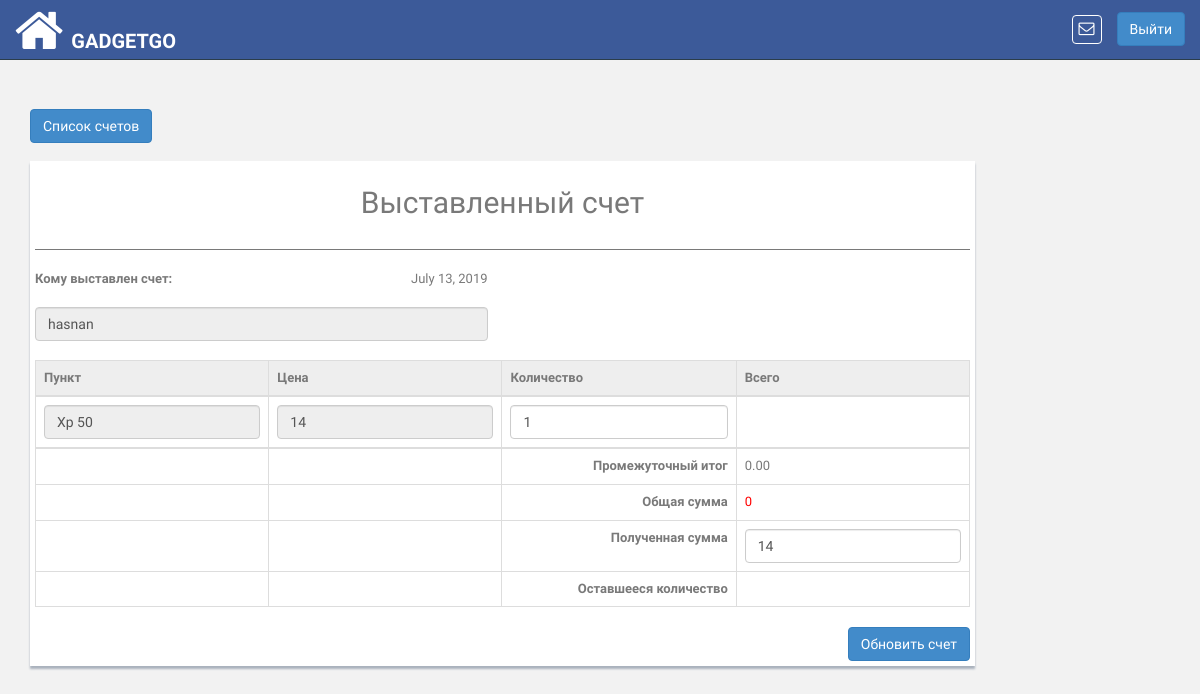
Page /sales/update/51/api/ (signed in) on the committed database.
### pis_sales/models.py (models this page shows, shortened)
class SalesHistory(DatedModel):
    retailer = models.ForeignKey(
        'pis_retailer.Retailer', related_name='retailer_sales',on_delete=models.CASCADE
    )
    receipt_no = models.CharField(
        max_length=20, unique=True, blank=True, null=True
    )
    customer = models.ForeignKey(
        'pis_com.Customer',
        related_name='customer_sales',
        blank=True, null=True,on_delete=models.CASCADE
    )
    product_details = models.TextField(
        max_length=512, blank=True, null=True,
        help_text='Quantity and Product name would save in JSON format')
    purchased_items = models.ManyToManyField(
        'pis_product.PurchasedProduct',
        max_length=100, blank=True
    )
    extra_items = models.ManyToManyField(
        'pis_product.ExtraItems',
        max_length=200, blank=True,
    )
    total_quantity = models.CharField(
        max_length=10, blank=True, null=True, default=1)
    sub_total = models.DecimalField(
        max_digits=65, decimal_places=2, default=0, blank=True, null=True
    )
    paid_amount = models.DecimalField(
        max_digits=65, decimal_places=2, default=0, blank=True, null=True
    )
    remaining_payment = models.DecimalField(
        max_digits=65, decimal_places=2, default=0, blank=True, null=True
    )
    discount = models.DecimalField(
        max_digits=65, decimal_places=2, default=0, blank=True, null=True
    )
    shipping = models.DecimalField(
        max_digits=65, decimal_places=2, default=0, blank=True, null=True
    )
    grand_total = models.DecimalField(
        max_digits=65, decimal_places=2, default=0, blank=True, null=True
    )
    cash_payment = models.DecimalField(
        max_digits=65, decimal_places=2, default=0, blank=True, null=True
    )
    returned_payment = models.DecimalField(
        max_digits=65, decimal_places=2, default=0, blank=True, null=True
    )

### pis_com/models.py (models this page shows, shortened)
class Customer(models.Model):
    retailer = models.ForeignKey(
        'pis_retailer.Retailer',
        related_name='retailer_customer',
        on_delete=models.CASCADE
    )
    customer_name = models.CharField(max_length=200)
    customer_phone = models.CharField(max_length=20, blank=True, null=True)
    customer_type=models.CharField(max_length=200, default='customer', blank=True, null=True)
    address = models.TextField(max_length=500, blank=True,null=True)
    shop = models.CharField(max_length=200, blank=True, null=True)

### pis_product/models.py (models this page shows, shortened)
class PurchasedProduct(DatedModel):
    product = models.ForeignKey(
        Product, related_name='purchased_product',on_delete=models.CASCADE
    )
    invoice = models.ForeignKey(
        'pis_sales.SalesHistory', related_name='purchased_invoice',
        blank=True, null=True,on_delete=models.CASCADE
    )
    quantity = models.DecimalField(
        max_digits=65, decimal_places=2, default=1, blank=True, null=True
    )
    price = models.DecimalField(
        max_digits=65, decimal_places=2, default=0, blank=True, null=True
    )
    discount_percentage = models.DecimalField(
        max_digits=65, decimal_places=2, default=0, blank=True, null=True
    )
    purchase_amount = models.DecimalField(
        max_digits=65, decimal_places=2, default=0, blank=True, null=True
    )

class Product(models.Model):
    UNIT_TYPE_KG = 'Kilogram'
    UNIT_TYPE_GRAM = 'Gram'
    UNIT_TYPE_LITRE = 'Litre'
    UNIT_TYPE_QUANTITY = 'Quantity'
    UNIT_TYPES = (
        (UNIT_TYPE_KG, 'Kilogram'),
        (UNIT_TYPE_GRAM, 'Gram'),
        (UNIT_TYPE_LITRE, 'Litre'),
        (UNIT_TYPE_QUANTITY, 'Quantity'),
    )
    unit_type = models.CharField(
        choices=UNIT_TYPES, default=UNIT_TYPE_QUANTITY,
        blank=True, null=True, max_length=200
    )
    name = models.CharField(max_length=100, unique=True)
    brand_name = models.CharField(max_length=200, blank=True, null=True)
    retailer = models.ForeignKey(
        'pis_retailer.Retailer',
        related_name='retailer_product',on_delete=models.CASCADE
    )
    bar_code = models.CharField(max_length=13, unique=True, blank=True,
                                null=True)
    def __unicode__(self):
        return self.name
    def product_available_items(self):
        try:
            obj_stock_in = self.stockin_product.aggregate(Sum('quantity'))
            stock_in = float(obj_stock_in.get('quantity__sum'))
        except:
            stock_in = 0
        try:
            obj_stock_out = self.stockout_product.aggregate(
                Sum('stock_out_quantity'))
            stock_out = float(obj_stock_out.get('stock_out_quantity__sum'))
        except:
            stock_out = 0
        return  stock_in - stock_out

### pis_sales/views.py (the view)
# urls.py: re_path(r'^update/(?P<id>\d+)/api/$',UpdateInvoiceView.as_view(),name='invoice_update'),
class UpdateInvoiceView(FormView):
    template_name = 'sales/update_invoice.html'
    form_class = BillingForm
    def dispatch(self, request, *args, **kwargs):
        if not self.request.user.is_authenticated:
            return HttpResponseRedirect(reverse('login'))
        return super(
            UpdateInvoiceView, self).dispatch(request, *args, **kwargs)
    def get_context_data(self, **kwargs):
        context = super(UpdateInvoiceView, self).get_context_data(**kwargs)
        products = (
            self.request.user.retailer_user.retailer.
                retailer_product.all()
        )
        customers = (
            self.request.user.retailer_user.
                retailer.retailer_customer.all()
        )
        invoice = SalesHistory.objects.get(id=self.kwargs.get('id'))
        context.update({
            'products': products,
            'customers': customers,
            'present_date': timezone.now().date(),
            'invoice': invoice
        })
        return context

### pis_sales/forms.py
class BillingForm(forms.ModelForm):
    class Meta:
        model = SalesHistory
        fields = "__all__"

### pis_com/templatetags/template_tags.py (called while the page is built)
@register.simple_tag
def product_notifications(retailer_id):
    return Product.objects.filter(retailer__id=retailer_id)

### templates/sales/update_invoice.html (shortened to what this page needs)
{% extends 'base.html' %}
{% load static %}
{% block content %}
	<div class="col-lg-10 col-md-10 col-sm-10">
		<br>
		<a href="{% url 'sales:invoice_list' %}"><button type="button" id="invoice" class="btn btn-primary" id="load" data-loading-text="<i class='fa fa-circle-o-notch fa-spin'></i>Processing">Список счетов</button></a>
		<br><br>
		<div class="content-panel" style="padding: 5px">
			<div class="row">
				<div class="col-xs-12 col-md-12">
					<div>
						<h2 class="text-center">Выставленный счет</h2>
					</div>
				</div>
				<div class="col-xs-12 col-md-12">
					<hr>
					<div class="row">
						<div class="col-xs-6 col-md-6">
							<div><strong>Кому выставлен счет:</strong> <span style="float: right" >{{ invoice.created_at.date }}</span></div><br>
							<div class="existing-customer">
                                <input class="form-control customer" id="customer-id" placeholder="Клиент" list="customer-list" value="{{ invoice.customer.customer_name }}" disabled>
                                <br>
                            </div>
						</div>
					</div>
				</div>
			</div>
			<div class="row">
				<div class="col-md-12">
					<div class="table-responsive">
						<table class="table table-bordered">
							<thead>
							<tr class="item-row">
								<th>Пункт</th>
								<th>Цена</th>
								<th>Количество</th>
								<th>Всего</th>
							</tr>
							</thead>
                                {% for item in invoice.purchased_items.all %}
                                    <tr class="item-row">
                                        <td id="item-name" class="item-name">
                                            <div class="delete-btn">
                                                <input type="text" class="form-control invoice-item" id="invoice-item" name="all-items" list="all-items" placeholder="Выбрать предмет" value="{{ item.product.name }}" disabled>
                                            </div>
                                        </td>
                                        <td><input class="form-control price" placeholder="Цена" type="text" value="{{ item.price|floatformat:-2 }}" disabled></td>
                                        <td><input class="form-control qty" placeholder="Количество" value="{{ item.quantity|floatformat:-2 }}" type="text"></td>
                                        <td></td>
									</tr>
                                {% endfor %}
							<tbody>
							<tr>
								<td></td>
								<td></td>
								<td class="text-right"><strong>Промежуточный итог</strong></td>
								<td><span id="subtotal">0.00</span></td>
							</tr>
							<tr>
								<td></td>
								<td></td>
								<td class="text-right"><strong>Общая сумма</strong></td>
								<td><span id="grandTotal" style="color:red">0</span></td>
							</tr>
                            <tr>
								<td></td>
								<td></td>
								<td class="text-right"><strong>Полученная сумма</strong></td>
								<td><input class="form-control" id="paidAmount" value="{{ invoice.paid_amount|floatformat:-2 }}" type="text"></td>
							</tr>
                            <tr>
								<td></td>
								<td></td>
								<td class="text-right"><strong>Оставшееся количество</strong></td>
								<td></td>
							</tr>
							</tbody>
						</table>
					</div>
					<a id="invoice_update" href="javascript:;" title="Update Invoice" class="btn btn-primary pull-right">Обновить счет</a>
				</div>
			</div>
		</div>
	</div>
{% endblock %}

### app_static/css/style.css (style rules this page uses)
body { color: #797979; background: #f2f2f2; font-family: 'Ruda', sans-serif; padding: 0px !important; margin: 0px !important; font-size:13px; }
a, a:hover, a:focus { text-decoration: none; outline: none; }
hr { margin-top: 20px; margin-bottom: 20px; border: 0; border-top: 1px solid #797979; }
.content-panel { background: #ffffff; box-shadow: 0px 3px 2px #aab2bd; padding-top: 15px; padding-bottom: 5px; }

### templates/sales/update_invoice.html (style rules this page uses)
.item-row th { background: #eee; }
.delete-btn { position: relative; }

### rows in the picture
SalesHistory: created_at "July 13, 2019", customer.customer_name "hasnan", paid_amount "14"
PurchasedProduct: all-items "Xp 50", price "14", quantity "1"
